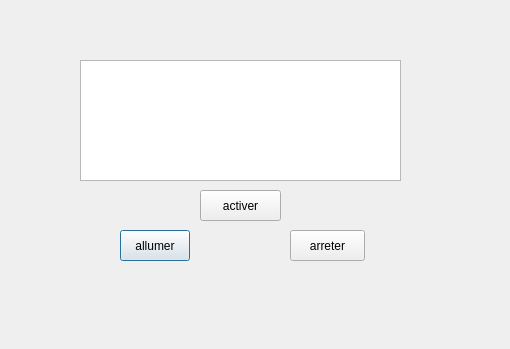
<?xml version="1.0" encoding="UTF-8"?>
<ui version="4.0">
 <class>arduino</class>
 <widget class="QDialog" name="arduino">
  <property name="geometry">
   <rect>
    <x>0</x>
    <y>0</y>
    <width>510</width>
    <height>349</height>
   </rect>
  </property>
  <property name="windowTitle">
   <string>Dialog</string>
  </property>
  <widget class="QLabel" name="label">
   <property name="geometry">
    <rect>
     <x>-4</x>
     <y>-8</y>
     <width>521</width>
     <height>361</height>
    </rect>
   </property>
   <property name="text">
    <string/>
   </property>
   <property name="pixmap">
    <pixmap resource="ressources.qrc">:/images/img/Untitled-1.jpg</pixmap>
   </property>
  </widget>
  <widget class="QLabel" name="label_2">
   <property name="geometry">
    <rect>
     <x>50</x>
     <y>30</y>
     <width>401</width>
     <height>281</height>
    </rect>
   </property>
   <property name="text">
    <string/>
   </property>
   <property name="pixmap">
    <pixmap resource="ressources.qrc">:/images/img/imf.jpg</pixmap>
   </property>
  </widget>
  <widget class="QTableView" name="tableView">
   <property name="geometry">
    <rect>
     <x>80</x>
     <y>60</y>
     <width>321</width>
     <height>121</height>
    </rect>
   </property>
  </widget>
  <widget class="QLabel" name="label_3">
   <property name="geometry">
    <rect>
     <x>80</x>
     <y>90</y>
     <width>321</width>
     <height>41</height>
    </rect>
   </property>
   <property name="text">
    <string/>
   </property>
  </widget>
  <widget class="QPushButton" name="allumer">
   <property name="geometry">
    <rect>
     <x>120</x>
     <y>230</y>
     <width>70</width>
     <height>31</height>
    </rect>
   </property>
   <property name="styleSheet">
    <string notr="true">#allumer{
font: bold, &quot;Arial&quot;;;     background-color: qlineargradient(x1: 0, y1: 0, x2: 0, y2: 1,
                                       stop: 0 #dadbde, stop: 1 #f6f7fa);
}
#allumer:pressed {
font: bold, &quot;Arial&quot;;;     background-color: qlineargradient(x1: 0, y1: 0, x2: 0, y2: 1,
                                       stop: 0 #dadbde, stop: 1 #fff07b);}</string>
   </property>
   <property name="text">
    <string>allumer</string>
   </property>
   <property name="icon">
    <iconset resource="ressources.qrc">
     <normaloff>:/images/img/57010.png</normaloff>:/images/img/57010.png</iconset>
   </property>
  </widget>
  <widget class="QPushButton" name="arreter">
   <property name="geometry">
    <rect>
     <x>290</x>
     <y>230</y>
     <width>75</width>
     <height>31</height>
    </rect>
   </property>
   <property name="styleSheet">
    <string notr="true">#arreter{
font: bold, &quot;Arial&quot;;;     background-color: qlineargradient(x1: 0, y1: 0, x2: 0, y2: 1,
                                       stop: 0 #dadbde, stop: 1 #f6f7fa);
}
#arreter:pressed {
font: bold, &quot;Arial&quot;;;     background-color: qlineargradient(x1: 0, y1: 0, x2: 0, y2: 1,
                                       stop: 0 #dadbde, stop: 1 #fff07b);}</string>
   </property>
   <property name="text">
    <string>arreter</string>
   </property>
   <property name="icon">
    <iconset resource="ressources.qrc">
     <normaloff>:/images/img/PP.png</normaloff>:/images/img/PP.png</iconset>
   </property>
  </widget>
  <widget class="QPushButton" name="activer">
   <property name="geometry">
    <rect>
     <x>200</x>
     <y>190</y>
     <width>81</width>
     <height>31</height>
    </rect>
   </property>
   <property name="styleSheet">
    <string notr="true">#activer{
font: bold, &quot;Arial&quot;;;     background-color: qlineargradient(x1: 0, y1: 0, x2: 0, y2: 1,
                                       stop: 0 #dadbde, stop: 1 #f6f7fa);
}
#activer:pressed {
font: bold, &quot;Arial&quot;;;     background-color: qlineargradient(x1: 0, y1: 0, x2: 0, y2: 1,
                                       stop: 0 #dadbde, stop: 1 #fff07b);}</string>
   </property>
   <property name="text">
    <string>activer</string>
   </property>
  </widget>
 </widget>
 <resources>
  <include location="ressources.qrc"/>
 </resources>
 <connections/>
</ui>
